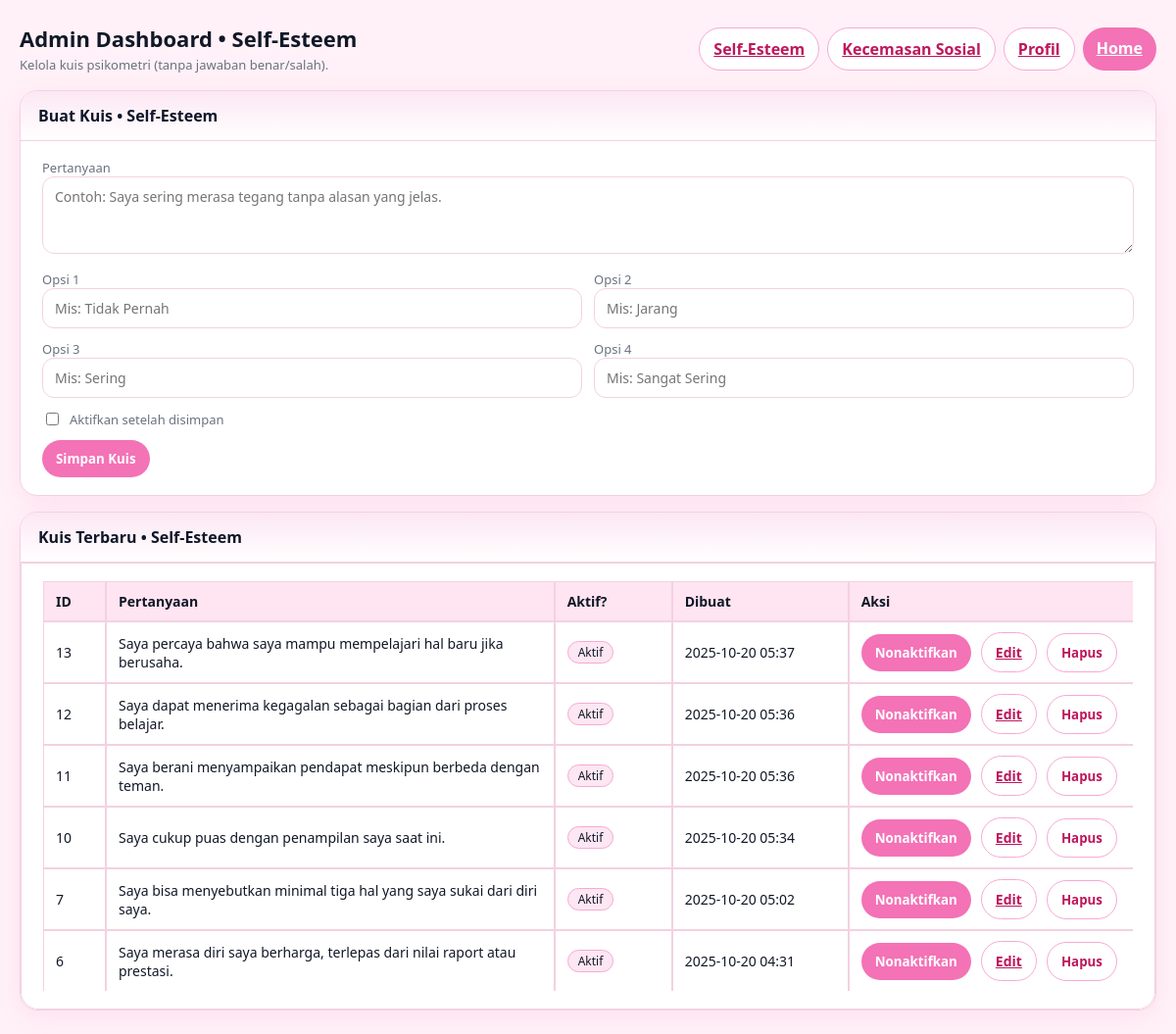
Page /admin_quiz.php (signed in) on the committed database.
### tables this page shows
CREATE TABLE `quiz_questions` (
  `id` int(11) NOT NULL,
  `question_text` text NOT NULL,
  `is_active` tinyint(1) NOT NULL DEFAULT 0,
  `created_at` timestamp NOT NULL DEFAULT current_timestamp(),
  `category` enum('self_esteem','social_anxiety') NOT NULL DEFAULT 'self_esteem'
);

### admin_quiz.php (the view, shortened to what this page needs)
<?php
require_once __DIR__ . '/backend/config.php';
function h($s)
{
  return htmlspecialchars((string) $s, ENT_QUOTES, 'UTF-8');
}
$cat = $_GET['cat'] ?? 'self_esteem';
$CAT_LABEL = [
  'self_esteem' => 'Self-Esteem',
  'social_anxiety' => 'Kecemasan Sosial'
];
$quizzes = [];
$q = $mysqli->prepare("SELECT id, question_text, is_active, DATE_FORMAT(created_at,'%Y-%m-%d %H:%i') AS created_at
                       FROM quiz_questions
                       WHERE category=?
                       ORDER BY id DESC LIMIT 50");
$q->bind_param('s', $cat);
$q->execute();
if ($r = $q->get_result())
  $quizzes = $r->fetch_all(MYSQLI_ASSOC);
?>
<!doctype html>
<html lang="id">
<head>
  <link rel="stylesheet" href="css/admin.css">
</head>
<body data-page="admin">
  <div class="wrap">
    <div class="hdr">
      <div>
        <h1>Admin Dashboard • <?= h($CAT_LABEL[$cat]) ?></h1>
        <span class="muted">Kelola kuis psikometri (tanpa jawaban benar/salah).</span>
      </div>
      <div class="right" style="display:flex;gap:8px;margin-left:auto">
        <a class="btn ghost" href="admin_self_esteem.php">Self-Esteem</a>
        <a class="btn ghost" href="admin_social_anxiety.php">Kecemasan Sosial</a>
        <a class="btn ghost" href="admin_profile.php">Profil</a>
        <a class="btn" href="home.php">Home</a>
      </div>
    </div>
    <section class="card full" id="quiz">
      <div class="hd">
        <h2>Buat Kuis • <?= h($CAT_LABEL[$cat]) ?></h2>
      </div>
      <div class="bd">
        <form method="post" class="row">
          <label>
            <div class="muted small">Pertanyaan</div>
            <textarea name="question_text" class="inp" rows="3" required
              placeholder="Contoh: Saya sering merasa tegang tanpa alasan yang jelas."></textarea>
          </label>
          <div class="row row-2">
            <label>
              <div class="muted small">Opsi 1</div><input class="inp" name="option_1" required
                placeholder="Mis: Tidak Pernah">
            </label>
            <label>
              <div class="muted small">Opsi 2</div><input class="inp" name="option_2" required
                placeholder="Mis: Jarang">
            </label>
            <label>
              <div class="muted small">Opsi 3</div><input class="inp" name="option_3" placeholder="Mis: Sering">
            </label>
            <label>
              <div class="muted small">Opsi 4</div><input class="inp" name="option_4" placeholder="Mis: Sangat Sering">
            </label>
          </div>
          <label style="display:flex; align-items:center; gap:8px;">
            <input type="checkbox" name="make_active" value="1">
            <span class="muted small">Aktifkan setelah disimpan</span>
          </label>
          <div><button class="btn" type="submit">Simpan Kuis</button></div>
        </form>
      </div>
    </section>
    <section class="card full">
      <div class="hd">
        <h2>Kuis Terbaru • <?= h($CAT_LABEL[$cat]) ?></h2>
      </div>
      <div class="bd table-responsive">
        <?php if (empty($quizzes)): ?>
          <div class="muted">Belum ada kuis pada kategori ini.</div>
        <?php else: ?>
          <table class="ec-table">
            <thead>
              <tr>
                <th style="width:64px">ID</th>
                <th>Pertanyaan</th>
                <th style="width:120px">Aktif?</th>
                <th style="width:180px">Dibuat</th>
                <th style="width:260px">Aksi</th>
              </tr>
            </thead>
            <tbody>
              <?php foreach ($quizzes as $q): ?>
                <tr>
                  <td><?= (int) $q['id'] ?></td>
                  <td><?= h(mb_strimwidth($q['question_text'], 0, 180, '…', 'UTF-8')) ?></td>
                  <td><?= $q['is_active'] ? '<span class="tag active">Aktif</span>' : '<span class="tag">Nonaktif</span>' ?>
                  </td>
                  <td><?= h($q['created_at']) ?></td>
                  <td class="actions">
                    <form method="post">
                      <button class="btn"><?= $q['is_active'] ? 'Nonaktifkan' : 'Aktifkan' ?></button>
                    </form>
                    <a class="btn ghost"
                      href="admin_quiz.php?cat=<?= urlencode($cat) ?>&edit_id=<?= (int) $q['id'] ?>#quiz">Edit</a>
                    <form method="post" onsubmit="return confirm('Hapus kuis ini?')">
                      <button class="btn ghost">Hapus</button>
                    </form>
                  </td>
                </tr>
              <?php endforeach; ?>
            </tbody>
          </table>
        <?php endif; ?>
      </div>
    </section>
  </div>
</body>
</html>

### css/admin.css (style rules this page uses)
:root { --font-sans: "Roboto", system-ui, -apple-system, Segoe UI, Roboto, Helvetica, Arial, "Apple Color Emoji", "Segoe UI Emoji"; }
html, body { font-family: var(--font-sans); -webkit-font-smoothing: antialiased; -moz-osx-font-smoothing: grayscale; text-rendering: optimizeLegibility; }
button, input, textarea, select { font-family: inherit; }
:root { --pink: #f472b6; --pink-200: #fce7f3; --pink-300: #f9a8d4; --pink-700: #be185d; --bg: #fff1f7; --card: #ffffff; --muted: #6b7280; --bd: #f3d1e1; }
body[data-page="admin"] { font-family: system-ui, -apple-system, Segoe UI, Roboto, 'Poppins', sans-serif; background: var(--bg); color: #111827; margin: 0; }
.wrap { max-width: 1100px; margin: 24px auto; padding: 0 16px; }
.hdr { display: flex; gap: 12px; align-items: center; margin-bottom: 16px; }
.hdr h1 { margin: 0; font-size: 22px; font-weight: 800; }
.right { display: flex; gap: 8px; margin-left: auto; }
.small { font-size: 12px; }
.muted { color: var(--muted); font-size: 13px; }
.card { background: var(--card); border: 1px solid var(--bd); border-radius: 16px; box-shadow: 0 2px 10px rgba(244, 114, 182, .15); }
.card .hd { display: flex; align-items: center; gap: 8px; padding: 12px 16px; border-bottom: 1px solid var(--bd); background: linear-gradient(180deg, var(--pink-200), #fff); }
.card .hd h2 { margin: 0; font-size: 16px; font-weight: 800; color: #0f172a; }
.card .bd { padding: 16px; }
table { width: 100%; border-collapse: collapse; }
th, td { border: 1px solid var(--bd); padding: 8px 10px; font-size: 14px; text-align: left; }
th { background: var(--pink-200); font-weight: 700; }
.btn { background: var(--pink); color: #fff; border: none; border-radius: 12px; padding: 10px 14px; font-weight: 700; cursor: pointer; }
.btn.ghost { background: #fff; color: var(--pink-700); border: 1px solid var(--pink-300); }
.inp, textarea, select { width: 100%; border: 1px solid var(--bd); border-radius: 10px; padding: 10px 12px; font-size: 14px; }
.row { display: grid; grid-template-columns: 1fr; gap: 12px; }
@media (min-width:640px) { .row-2 { grid-template-columns: 1fr 1fr; } }
.tag { display: inline-block; font-size: 12px; padding: 2px 8px; border-radius: 999px; border: 1px solid var(--bd); background: #fff; }
.tag.active { background: var(--pink-200); border-color: var(--pink-300); }
* { box-sizing: border-box; }
.card { background: #fff; border: 1px solid var(--bd, #f3d1e1); border-radius: 16px; box-shadow: 0 6px 24px rgba(244, 114, 182, .12); overflow: hidden; margin-bottom: 16px; }
.card .hd { padding: 14px 18px; background: linear-gradient(180deg, var(--pink-200, #fce7f3), #fff); border-bottom: 1px solid var(--bd, #f3d1e1); }
.card .bd { padding: 18px 22px; }
.row.row-2 { grid-template-columns: 1fr 1fr; }
.row>label { display: block; min-width: 0; }
.inp, textarea, select { width: 100%; border: 1px solid var(--bd, #f3d1e1); border-radius: 12px; padding: 10px 12px; font-size: 14px; background: #fff; }
textarea.inp, textarea { resize: vertical; }
.btn { border-radius: 999px; }
.tag { border-radius: 999px; }
.table-responsive { overflow: hidden; border: 1px solid var(--bd, #f3d1e1); border-radius: 12px; background: #fff; }
.ec-table { width: 100%; border-collapse: separate; border-spacing: 0; }
.ec-table th, .ec-table td { padding: 10px 12px; font-size: 14px; border-bottom: 1px solid var(--bd, #f3d1e1); border-right: 1px solid var(--bd, #f3d1e1); }
.ec-table th { background: var(--pink-100, #ffe4f1); }
.ec-table tr>*:last-child { border-right: none; }
.ec-table tbody tr:last-child>* { border-bottom: none; }
.hdr { display: flex; align-items: center; gap: 12px; }
.hdr .right { margin-left: auto; display: flex; gap: 10px; }
.wrap { max-width: 1200px; margin: 24px auto; padding: 0 20px; }
.ec-table .actions { display: flex; gap: 8px; align-items: center; flex-wrap: wrap; }
.tag { display: inline-block; font-size: 12px; padding: 2px 10px; border-radius: 999px; border: 1px solid var(--bd); background: #fff; }
.card { border-radius: 18px; }
.card .bd { border-radius: 0 0 18px 18px; }
.ec-table .actions { display: flex; align-items: center; justify-content: flex-end; gap: 10px; flex-wrap: nowrap; white-space: nowrap; padding-right: 16px; }
.ec-table .actions form { margin: 0; display: contents; }
.ec-table .actions .btn { white-space: nowrap; }

### admin_quiz.php (style rules this page uses)
.actions { display: flex; gap: 6px; align-items: center }
.actions form { display: inline }

### rows in the picture
quiz_questions: id "13", question_text "Saya percaya bahwa saya mampu mempelajari hal baru jika berusaha.", is_active "Aktif", created_at "2025-10-20 05:37"
quiz_questions: id "12", question_text "Saya dapat menerima kegagalan sebagai bagian dari proses belajar.", is_active "Aktif", created_at "2025-10-20 05:36"
quiz_questions: id "11", question_text "Saya berani menyampaikan pendapat meskipun berbeda dengan teman.", is_active "Aktif", created_at "2025-10-20 05:36"
quiz_questions: id "10", question_text "Saya cukup puas dengan penampilan saya saat ini.", is_active "Aktif", created_at "2025-10-20 05:34"
quiz_questions: id "7", question_text "Saya bisa menyebutkan minimal tiga hal yang saya sukai dari diri saya.", is_active "Aktif", created_at "2025-10-20 05:02"
quiz_questions: id "6", question_text "Saya merasa diri saya berharga, terlepas dari nilai raport atau prestasi.", is_active "Aktif", created_at "2025-10-20 04:31"

### other values in the picture
$CAT_LABEL[$cat] "Self-Esteem"
